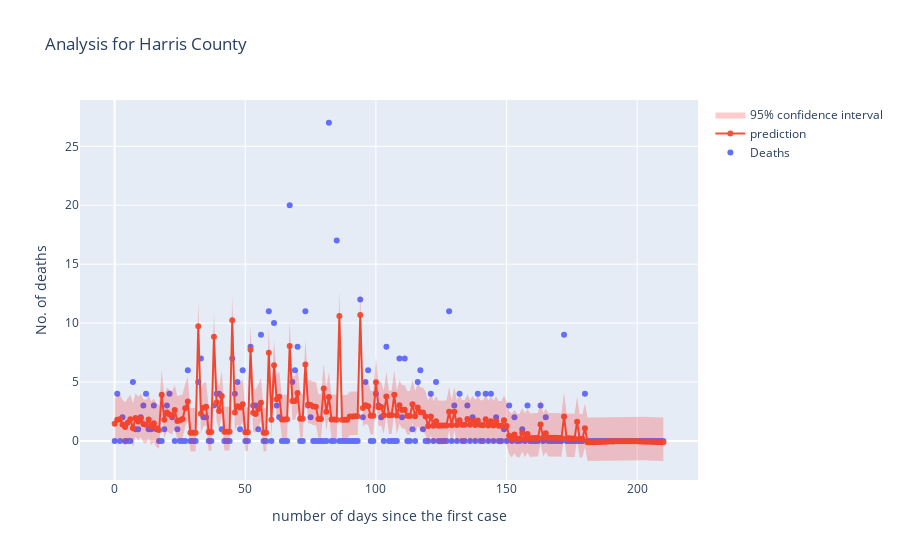

Notebook code for this chart:
### Code cell
plot_results(df1, 'Harris County')

### Figure 1 — Plotly figure (JSON) as saved in the notebook; plotly's stock layout.template omitted (floating-point values rounded to 4 significant figures; data arrays with more than 128 entries replaced by an {"elided": "..."} marker saying what was removed)
{"data": [{"mode": "markers", "name": "Deaths", "type": "scatter", "x": {"elided": "211 int values"}, "y": {"elided": "211 int values"}}, {"mode": "markers+lines", "name": "prediction", "type": "scatter", "x": {"elided": "211 int values"}, "y": {"elided": "211 float values"}}, {"line": {"color": "rgba(0,0,0,0)"}, "mode": "lines", "showlegend": false, "type": "scatter", "x": {"elided": "211 int values"}, "y": {"elided": "211 float values"}}, {"fill": "tonexty", "fillcolor": "rgba(255, 0, 0, 0.2)", "line": {"color": "rgba(0,0,0,0)"}, "mode": "lines", "name": "95% confidence interval", "type": "scatter", "x": {"elided": "211 int values"}, "y": {"elided": "211 float values"}}], "layout": {"title": {"text": "Analysis for Harris County"}, "xaxis": {"title": {"text": "number of days since the first case"}}, "yaxis": {"title": {"text": "No. of deaths"}}}}
